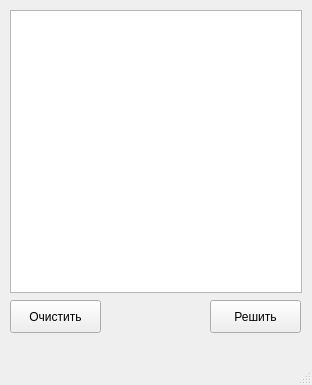
<?xml version="1.0" encoding="UTF-8"?>
<ui version="4.0">
 <class>MainWindow</class>
 <widget class="QMainWindow" name="MainWindow">
  <property name="geometry">
   <rect>
    <x>0</x>
    <y>0</y>
    <width>312</width>
    <height>385</height>
   </rect>
  </property>
  <property name="windowTitle">
   <string>MainWindow</string>
  </property>
  <widget class="QWidget" name="centralwidget">
   <widget class="QTableView" name="sudokuTableView">
    <property name="geometry">
     <rect>
      <x>10</x>
      <y>10</y>
      <width>292</width>
      <height>283</height>
     </rect>
    </property>
    <property name="verticalScrollBarPolicy">
     <enum>Qt::ScrollBarAlwaysOff</enum>
    </property>
    <property name="horizontalScrollBarPolicy">
     <enum>Qt::ScrollBarAlwaysOff</enum>
    </property>
   </widget>
   <widget class="QPushButton" name="to_clear">
    <property name="geometry">
     <rect>
      <x>10</x>
      <y>300</y>
      <width>91</width>
      <height>33</height>
     </rect>
    </property>
    <property name="text">
     <string>Очистить</string>
    </property>
   </widget>
   <widget class="QPushButton" name="to_solve">
    <property name="geometry">
     <rect>
      <x>210</x>
      <y>300</y>
      <width>91</width>
      <height>33</height>
     </rect>
    </property>
    <property name="text">
     <string>Решить</string>
    </property>
   </widget>
  </widget>
  <widget class="QMenuBar" name="menubar">
   <property name="geometry">
    <rect>
     <x>0</x>
     <y>0</y>
     <width>312</width>
     <height>29</height>
    </rect>
   </property>
  </widget>
  <widget class="QStatusBar" name="statusbar"/>
 </widget>
 <resources/>
 <connections/>
</ui>
